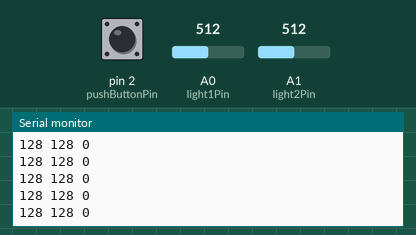
Simulated run of this sketch. Board: Arduino Uno, built with avr-gcc and run on an emulated ATmega328P. On the bench: the last lines printed to the serial monitor. The inputs (shaded band) are chosen by the test bench; at power-on: A1 (light2Pin) = 512, pin 2 (pushButtonPin) LOW, A0 (light1Pin) = 512.

Above: at 5.7 s.
5.8 s: A1 (light2Pin) set to 410
At 5.87 s:
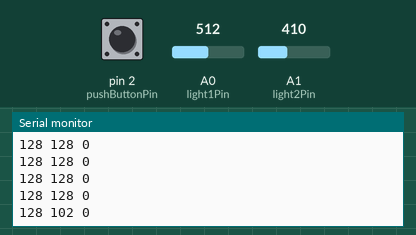
8.8 s: A1 (light2Pin) set to 391
At 8.8 s:
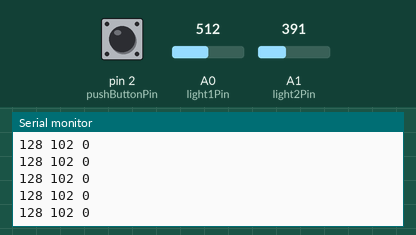
Timing chart, 0 to 11.8 s (numbered marks = the images above; inputs shaded):
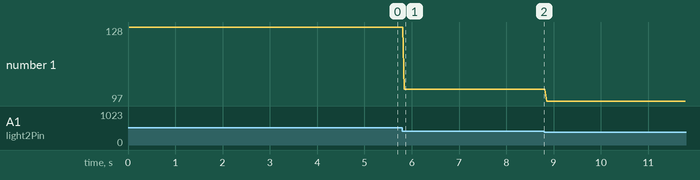

Measured:
- after the input at 5.8 s, the serial monitor: prints a new line after 0.05 s (image 1)
- plotted number 1: 128 → 102 after the input at 5.8 s, 102 → 97 after the input at 8.8 s

The sketch:

Pure_Raspi_Arduino_serial_mac.ino
```cpp
  /*
Setup for Pure_Raspi using two lightsensors
on pin A0 and A1 and a pushbutton is on pin 2 (digital)
This is the first script for testing the sensor values in the serial window
Eva Sjuve, ITP Camp 2017, Interactive Telecommunications Program, NYU, June 2017
  */

 // Constant pin declarations ////////////////////
 const int light1Pin = A0; // Light
 const int light2Pin = A1; // Carbon
 const int pushButtonPin = 2; // pushbtton variable on digital pin 2
// variables
 int Light1 = 0; // initial values
 int Light2 = 0;
 int pushButton;
 int debounceDelay = 30; // the pushButton is mechanical, a delay so it doesn't read twice

 // SETUP FUNCTION BEGIN ///////////////////////
 void setup(void)
 {
  Serial.begin(9600);
  // set up pushButton on pin2 as input
  pinMode(pushButtonPin, INPUT);
 }

 // LOOP FUNCTION BEGIN ///////////////////////
 void loop(void)
 {
  // read the analog in value and fit into a byte /4:
  Light1 =  analogRead(light1Pin)/4;
  delay(10); // delay so the ADC can be done
  Light2 = analogRead(light2Pin)/4;
  delay(10); // delay so the ADC can be done
  // pushbutton
 pushButton = digitalRead(pushButtonPin);
 debounceDelay; //
  // wait for all sensors
  delay(10);

  // print out the results from the sensors (ASCII):
  Serial.print(Light1);
  Serial.print(" ");
  Serial.print(Light2);
  Serial.print(" ");
  Serial.print(pushButton);
  Serial.println(" ");
  delay(10);
 }
```
